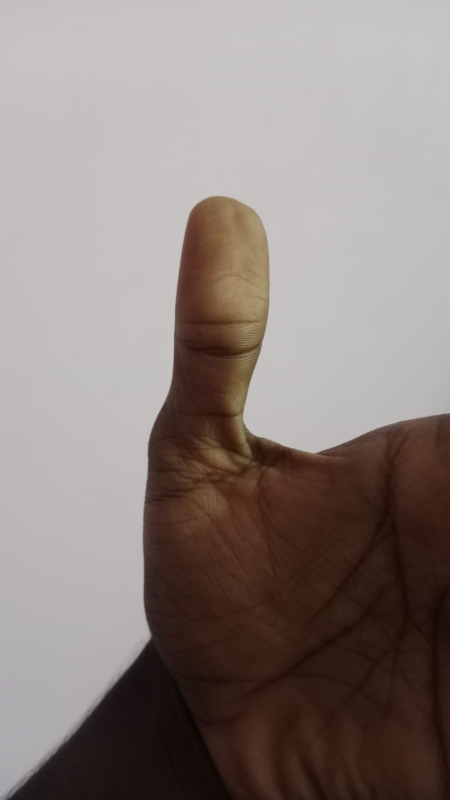
#> input picture images/sample.jpg, 900 x 1600 px (shown at 1/2 size)
$ python quality_assessment.py   (older library calls are emulated)
#> lines starting #> are read from the running program, lines starting #| are printed output that depends on the picture; after the words box and inside, x2 and y2 are one past the last pixel; in counts of white or black regions, pixels touching at a corner belong together
import cv2


# -----------------------------
# Blur Detection
# -----------------------------
def check_blur(image_path):
#> called with image_path = 'images/sample.jpg'
    image = cv2.imread(image_path)
#> image is the input picture: shape (1600, 900, 3); mean B, G, R 126.3, 130.3, 141
    gray = cv2.cvtColor(image, cv2.COLOR_BGR2GRAY)
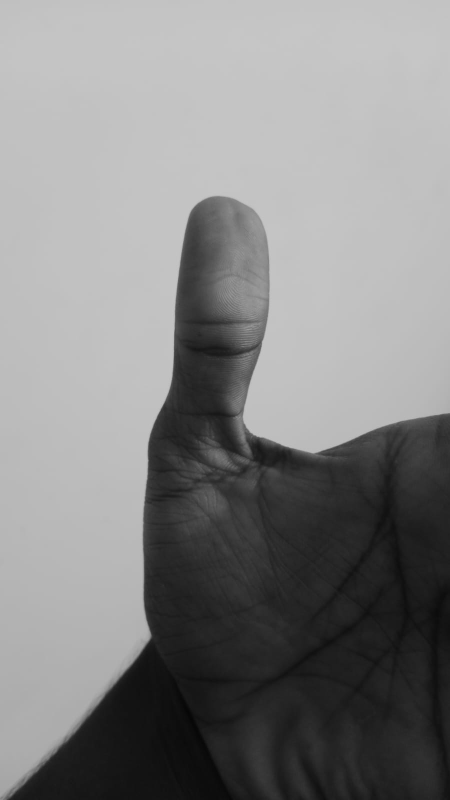
#> gray: shape (1600, 900) (shown at 1/2 size); min 5, max 201, mean 133

    blur_score = cv2.Laplacian(gray, cv2.CV_64F).var()
#> blur_score = 6.24

    return blur_score, blur_score >= 10


# -----------------------------
# Brightness Detection
# -----------------------------
def check_brightness(image_path):
    image = cv2.imread(image_path)
    gray = cv2.cvtColor(image, cv2.COLOR_BGR2GRAY)

    brightness = gray.mean()

    if brightness < 50:
        status = "Too Dark"
    elif brightness > 210:
        status = "Too Bright"
    else:
        status = "Good"

    return brightness, status


# -----------------------------
# Glare Detection
# -----------------------------
def check_glare(image_path):
    image = cv2.imread(image_path)
    gray = cv2.cvtColor(image, cv2.COLOR_BGR2GRAY)

    glare_pixels = (gray > 240).sum()
    total_pixels = gray.shape[0] * gray.shape[1]

    glare = glare_pixels / total_pixels

    return glare, glare <= 0.05


# -----------------------------
# ROI Detection
# -----------------------------
def check_roi(image_path):
    image = cv2.imread(image_path)
    gray = cv2.cvtColor(image, cv2.COLOR_BGR2GRAY)

    _, binary = cv2.threshold(gray, 100, 255, cv2.THRESH_BINARY)

    white_pixels = cv2.countNonZero(binary)
    total_pixels = gray.shape[0] * gray.shape[1]

    roi = white_pixels / total_pixels

    return roi, roi >= 0.15


# -----------------------------
# Ridge Clarity
# -----------------------------
def check_ridge_clarity(image_path):
    image = cv2.imread(image_path)
    gray = cv2.cvtColor(image, cv2.COLOR_BGR2GRAY)

    edges = cv2.Canny(gray, 50, 150)

    edge_pixels = cv2.countNonZero(edges)
    total_pixels = gray.shape[0] * gray.shape[1]

    ridge = edge_pixels / total_pixels

    return ridge, ridge >= 0.03


# -----------------------------
# MAIN
# -----------------------------
if __name__ == "__main__":

    image = "images/sample.jpg"

    blur_score, blur_ok = check_blur(image)
#> blur_score = 6.24; blur_ok = False
    brightness_score, brightness_status = check_brightness(image)
#> in check_brightness, `brightness = gray.mean()`: brightness = 133
#> brightness_score = 133; brightness_status = 'Good'
    glare_score, glare_ok = check_glare(image)
#> in check_glare, `glare_pixels = (gray > 240).sum()`: glare_pixels = 0
#> glare_score = 0; glare_ok = True
    roi_score, roi_ok = check_roi(image)
#> in check_roi, `_, binary = cv2.threshold(gray, 100, 255, cv2.THRESH_BINARY)`:
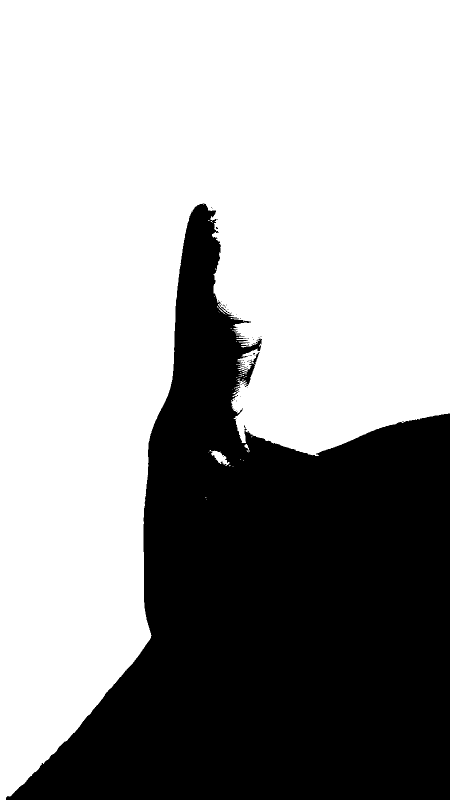
#> binary: shape (1600, 900) (shown at 1/2 size); 62.9% white; 38 black regions (37 under 20 px), largest, box (x1, y1, x2, y2) and area: (12, 406, 900, 1600) 533574
#> in check_roi, `white_pixels = cv2.countNonZero(binary)`: white_pixels = 906297
#> in check_roi, `roi = white_pixels / total_pixels`: roi = 0.629
#> roi_score = 0.629; roi_ok = True
    ridge_score, ridge_ok = check_ridge_clarity(image)
#> in check_ridge_clarity, `edges = cv2.Canny(gray, 50, 150)`:
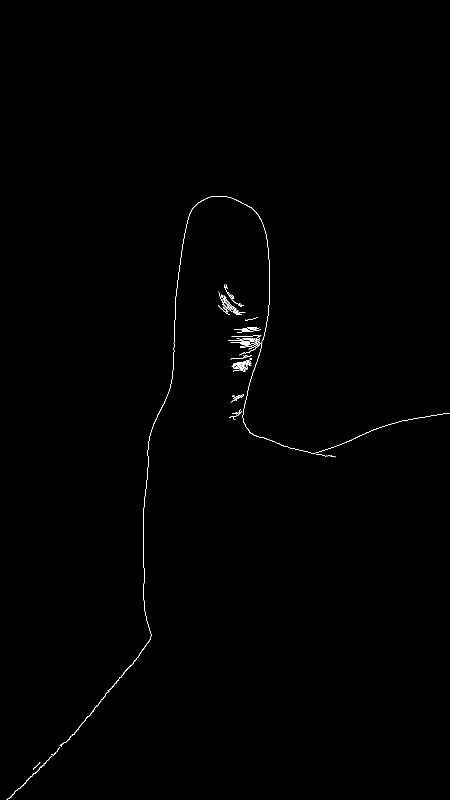
#> edges: shape (1600, 900) (shown at 1/2 size); 0.29% white in thin lines or dots, all inside (x1, y1, x2, y2) = (13, 392, 900, 1600)
#> in check_ridge_clarity, `edge_pixels = cv2.countNonZero(edges)`: edge_pixels = 4243
#> in check_ridge_clarity, `ridge = edge_pixels / total_pixels`: ridge = 0.00295
#> ridge_score = 0.00295; ridge_ok = False

    score = 0

    if blur_ok:
        score += 20

    if brightness_status == "Good":
        score += 20

    if glare_ok:
        score += 20

    if roi_ok:
        score += 20

    if ridge_ok:
        score += 20

    print("\n========== Fingerprint Quality Report ==========\n")

    print(f"Blur Score        : {blur_score:.2f}")
#| Blur Score        : 6.24
    print(f"Brightness        : {brightness_score:.2f}")
#| Brightness        : 132.97
    print(f"Glare Fraction    : {glare_score:.4f}")
#| Glare Fraction    : 0.0000
    print(f"ROI Fraction      : {roi_score:.4f}")
#| ROI Fraction      : 0.6294
    print(f"Ridge Score       : {ridge_score:.4f}")
#| Ridge Score       : 0.0029

    print("\n--------------------------------------")

    print(f"Composite Score : {score}/100")

    if score >= 80:
        print("Final Result    : PASS")
    else:
        print("Final Result    : FAIL")

$ run again, with images/bright.jpg copied over images/sample.jpg
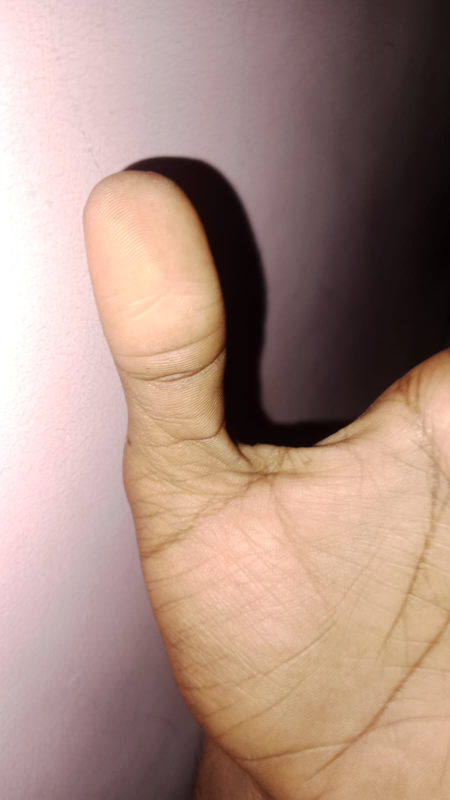
#> input picture images/bright.jpg, 900 x 1600 px (shown at 1/2 size)
#> in check_blur, image is the input picture: shape (1600, 900, 3); mean B, G, R 129.5, 141.1, 169.8
#> in check_blur, `blur_score = cv2.Laplacian(gray, cv2.CV_64F).var()`: blur_score = 9.79
#> `blur_score, blur_ok = check_blur(image)`: blur_ok = False
#> brightness = 148.4
#> brightness_status = 'Good'
#> glare_pixels = 67365
#> glare = 0.0468
#> glare_ok = True
#> in check_roi, `_, binary = cv2.threshold(gray, 100, 255, cv2.THRESH_BINARY)`:
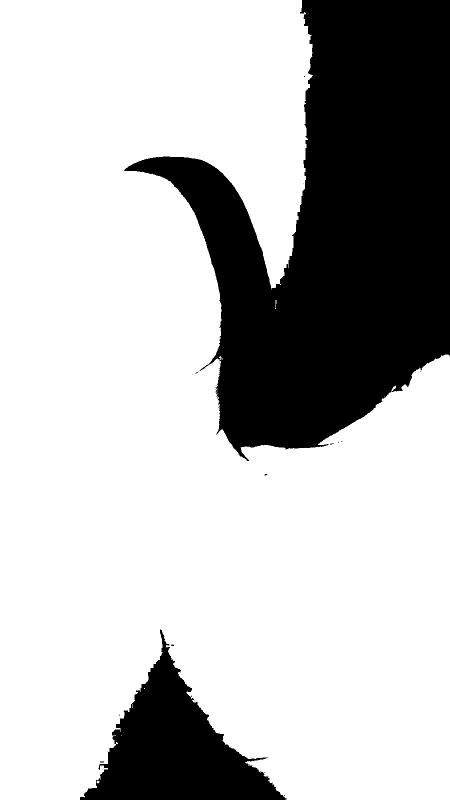
#> binary: shape (1600, 900) (shown at 1/2 size); 73.6% white; 19 black regions (17 under 20 px), largest, box (x1, y1, x2, y2) and area: (248, 0, 900, 922) 321610, (160, 1259, 573, 1600) 58030
#> white_pixels = 1060268
#> roi = 0.736
#> roi_ok = True
#> in check_ridge_clarity, `edges = cv2.Canny(gray, 50, 150)`:
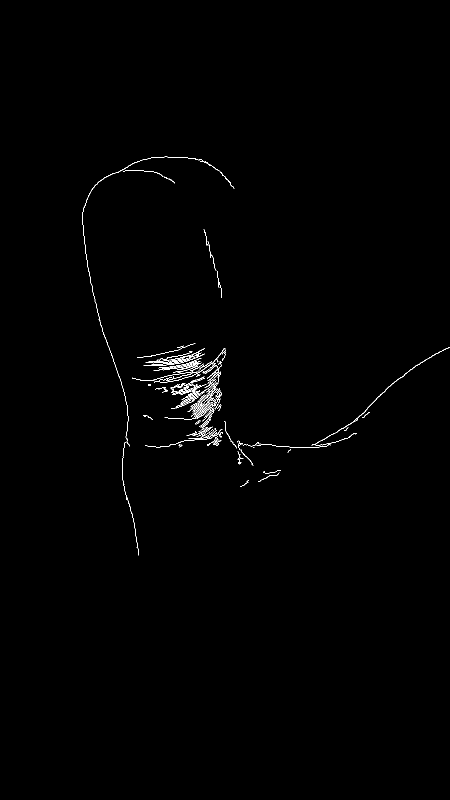
#> edges: shape (1600, 900) (shown at 1/2 size); 0.51% white in thin lines or dots, all inside (x1, y1, x2, y2) = (165, 313, 900, 1111)
#> edge_pixels = 7348
#> ridge = 0.0051
#> ridge_ok = False
#| Blur Score        : 9.79
#| Brightness        : 148.41
#| Glare Fraction    : 0.0468
#| ROI Fraction      : 0.7363
#| Ridge Score       : 0.0051
